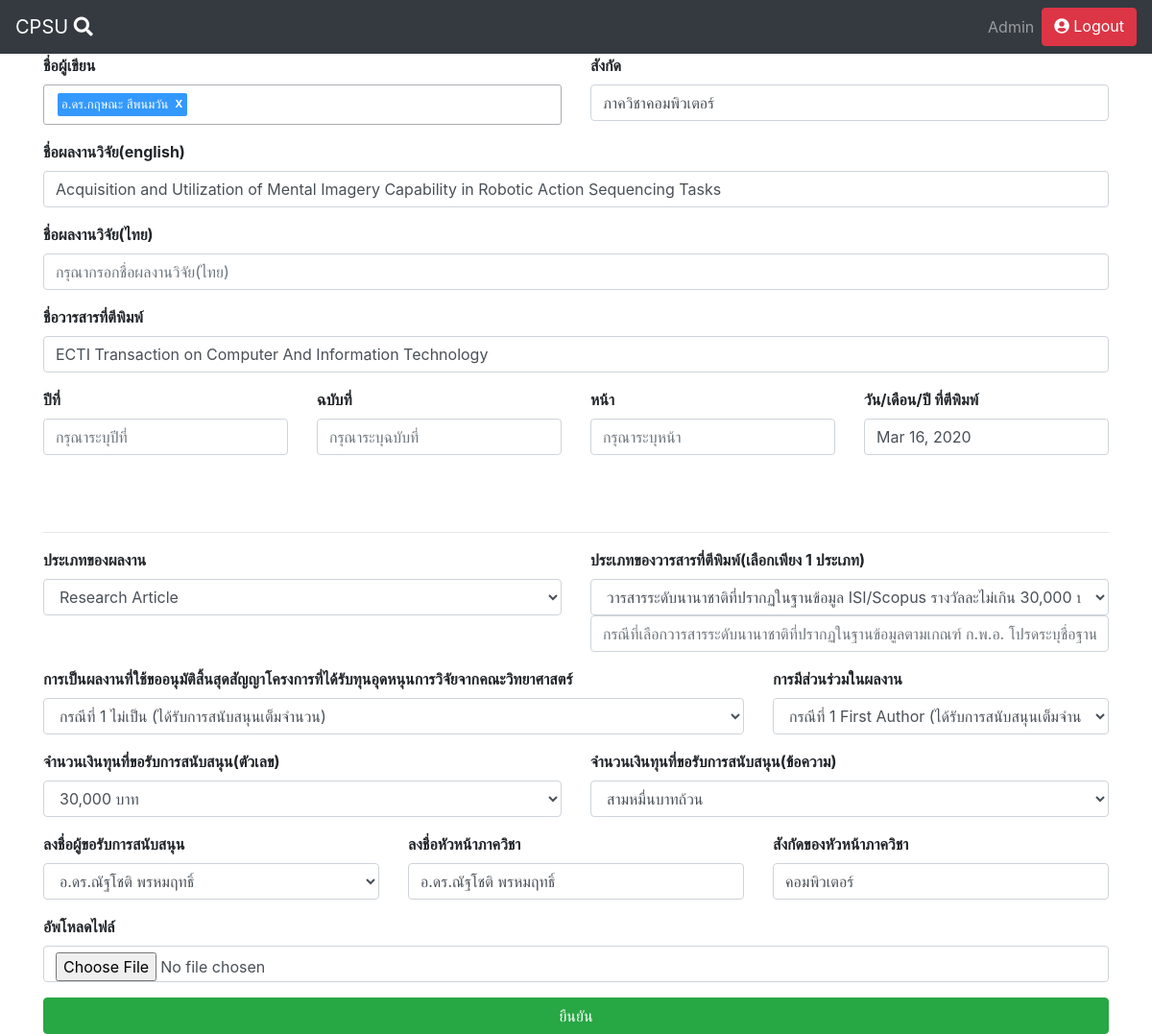
Screenshot of /admin/scholarship_journal.php/?id=6 (signed in) with the database file from the repository.
### tables this page shows
CREATE TABLE `scholarship_journal` (
  `author` varchar(255) NOT NULL,
  `department` varchar(255) NOT NULL,
  `titleTH` varchar(255) NOT NULL,
  `titleEN` varchar(255) NOT NULL,
  `journal_name` varchar(255) NOT NULL,
  `volume` varchar(255) NOT NULL,
  `number` varchar(255) NOT NULL,
  `date` varchar(255) NOT NULL,
  `type_of_document` varchar(255) NOT NULL,
  `type_of_publication` varchar(255) NOT NULL,
  `database_name` varchar(255) NOT NULL,
  `approval` varchar(255) NOT NULL,
  `participation` varchar(255) NOT NULL,
  `amount` varchar(255) NOT NULL,
  `amount_text` varchar(255) NOT NULL,
  `applicant` varchar(255) NOT NULL,
  `head_of_department` varchar(255) NOT NULL,
  `department_name` varchar(255) NOT NULL,
  `page` varchar(255) NOT NULL,
  `id` int(11) NOT NULL,
  `type` varchar(255) NOT NULL,
  `file_path` varchar(255) NOT NULL,
  `check_scholarship` varchar(255) NOT NULL
);

CREATE TABLE `teacher` (
  `teacher_code` varchar(255) NOT NULL,
  `title` varchar(255) NOT NULL,
  `name` varchar(255) NOT NULL,
  `status` varchar(255) NOT NULL,
  `position` varchar(255) NOT NULL,
  `id` int(50) NOT NULL
);

### admin/scholarship_journal.php (the view, shortened to what this page needs)
<!DOCTYPE html>
<html lang="en" dir="ltr">
  <head>
    <link rel="stylesheet" href="https://maxcdn.bootstrapcdn.com/bootstrap/4.5.0/css/bootstrap.min.css">
    <link rel="stylesheet" href="https://use.fontawesome.com/releases/v5.7.0/css/all.css">
    <link rel="stylesheet" href="http://localhost/seniorproject/fm.tagator.jquery.css">
  </head>
  <body>
    <?php require('../navbar.php');?>
    <?php
      $servername = "localhost";
      $username = "root";
      $password = "";
      $dbname = "test";
      $conn = new mysqli($servername, $username, $password, $dbname);
      $id=$_GET['id'];
      $sql = "SELECT * FROM `scholarship_journal` WHERE `id`=$id";
      $result = $conn->query($sql);
      $row = $result->fetch_assoc();
      $titleTH=$row['titleTH'];
      $titleEN=$row['titleEN'];
      $journal_name=$row['journal_name'];
      $volume=$row['volume'];
      $number=$row['number'];
      $page=$row['page'];
      $date=$row['date'];
      $sql = "SELECT * FROM `teacher` WHERE `position`='หัวหน้าภาควิชา'";
      $result = $conn->query($sql);
      $row = $result->fetch_assoc();
      $head_of_department=$row['title'].$row['name'];
      $active="Active";
      $sql = "SELECT * FROM `teacher` WHERE `status`='$active'";
      $result = $conn->query($sql);
      if ($result->num_rows > 0) {
        $teacher_name=[];
        while($row = $result->fetch_assoc())  {
          array_push($teacher_name,$row['title'].$row['name']);
        }
      }
    ?>
    <div class="container">
      <form action="scholarship_journal.php/?id=<?php echo $_GET['id']; ?>" method="post" enctype="multipart/form-data">
        <div class='row'>
          <div class="form-group col-md-6">
            <label for="author"><strong>ชื่อผู้เขียน</strong></label>
          </div>
          <div class="form-group col-md-6">
            <label for="department"><strong>สังกัด</strong></label>
            <input type="text" class="form-control" placeholder="กรุณาระบุสังกัด" name="department" value="ภาควิชาคอมพิวเตอร์">
          </div>
        </div>
          <div class="form-group">
            <label for="titleEN"><strong>ชื่อผลงานวิจัย(english)</strong></label>
            <input type="text" class="form-control" placeholder="กรุณากรอกชื่อผลงานวิจัย(english)" name="titleEN" value="<?php echo $titleEN; ?>">
          </div>
          <div class="form-group">
            <label for="titleTH"><strong>ชื่อผลงานวิจัย(ไทย)</strong></label>
            <input type="text" class="form-control" placeholder="กรุณากรอกชื่อผลงานวิจัย(ไทย)" name="titleTH" value="<?php echo $titleTH; ?>">
          </div>
          <div class="form-group">
            <label for="journal_name"><strong>ชื่อวารสารที่ตีพิมพ์</strong></label>
            <input type="text" class="form-control" placeholder="กรุณากรอกชื่อวารสารที่ตีพิมพ์" name="journal_name" value="<?php echo $journal_name; ?>">
          </div>
        <div class='row'>
          <div class="form-group col-md-3">
            <label for="volume"><strong>ปีที่</strong></label>
            <input type="text" class="form-control" placeholder="กรุณาระบุปีที่" name="volume" value="<?php echo $volume; ?>">
          </div>
          <div class="form-group col-md-3">
            <label for="number"><strong>ฉบับที่</strong></label>
            <input type="text" class="form-control" placeholder="กรุณาระบุฉบับที่" name="number" value="<?php echo $number; ?>">
          </div>
          <div class="form-group col-md-3">
            <label for="page"><strong>หน้า</strong></label>
            <input type="text" class="form-control" placeholder="กรุณาระบุหน้า" name="page" value="<?php echo $page; ?>">
          </div>
          <div class="form-group col-md-3">
            <label for="date"><strong>วัน/เดือน/ปี ที่ตีพิมพ์</strong></label>
            <input type="text" class="form-control" placeholder="กรุณากรอกวัน/เดือน/ปี ที่ตีพิมพ์" name="date" value="<?php echo $date; ?>">
          </div>
        </div>
          <br>
          <br>
          <hr>
        <div class='row'>
          <div class="form-group col-md-6">
            <label for="type_of_document"><strong>ประเภทของผลงาน</strong></label>
            <select class="form-control" name="type_of_document">
                <option value="research_article">Research Article</option>
            </select>
          </div>
          <div class="form-group col-md-6">
            <label for="type_of_publication"><strong>ประเภทของวารสารที่ตีพิมพ์(เลือกเพียง 1 ประเภท)</strong></label>
            <select class="form-control" name="type_of_publication">
                <option value="วารสารระดับนานาชาติที่ปรากฏในฐานข้อมูล ISI/Scopus รางวัลละไม่เกิน 30,000 บาท">วารสารระดับนานาชาติที่ปรากฏในฐานข้อมูล ISI/Scopus รางวัลละไม่เกิน 30,000 บาท</option>
            </select>
              <input type="text" class="form-control" placeholder="กรณีที่เลือกวารสารระดับนานาชาติที่ปรากฏในฐานข้อมูลตามเกณฑ์ ก.พ.อ. โปรดระบุชื่อฐานข้อมูล" name="database_name">
          </div>
        </div>
        <div class='row'>
          <div class="form-group  col-md-8">
            <label for="approval"><strong>การเป็นผลงานที่ใช้ขออนุมัติสิ้นสุดสัญญาโครงการที่ได้รับทุนอุดหนุนการวิจัยจากคณะวิทยาศาสตร์</strong></label>
            <select class="form-control" name="approval">
                <option value="กรณีที่ 1 ไม่เป็น (ได้รับการสนับสนุนเต็มจำนวน)">กรณีที่ 1 ไม่เป็น (ได้รับการสนับสนุนเต็มจำนวน)</option>
            </select>
          </div>
          <div class="form-group  col-md-4">
            <label for="participation"><strong>การมีส่วนร่วมในผลงาน</strong></label>
            <select class="form-control" name="participation">
                <option value="กรณีที่ 1 First Author">กรณีที่ 1 First Author (ได้รับการสนับสนุนเต็มจำนวน)</option>
            </select>
          </div>
        </div>
        <div class='row'>
          <div class="form-group col-md-6">
            <label for="amount"><strong>จำนวนเงินทุนที่ขอรับการสนับสนุน(ตัวเลข)</strong></label>
            <select class="form-control" name="amount">
                <option value="30,000">30,000 บาท</option>
            </select>
          </div>
          <div class="form-group col-md-6">
            <label for="amount_text"><strong>จำนวนเงินทุนที่ขอรับการสนับสนุน(ข้อความ)</strong></label>
            <select class="form-control" name="amount_text">
                <option value="สามหมื่นบาทถ้วน">สามหมื่นบาทถ้วน</option>
            </select>
          </div>
        </div>
        <div class='row'>
          <div class="form-group col-md-4">
            <label for="applicant"><strong>ลงชื่อผู้ขอรับการสนับสนุน</strong></label>
            <select class="form-control" name="applicant">
              <?php
                foreach ($teacher_name as $name) {
                    echo "<option value='$name'>$name</option>";
                }
              ?>
            </select>
          </div>
          <div class="form-group col-md-4">
            <label for="head_of_department"><strong>ลงชื่อหัวหน้าภาควิชา</strong></label>
            <input type="text" class="form-control" placeholder="กรุณาระบุชื่อหัวหน้าภาควิชา" name="head_of_department" value="<?php echo $head_of_department; ?>">
          </div>
          <div class="form-group col-md-4">
            <label for="department_name"><strong>สังกัดของหัวหน้าภาควิชา</strong></label>
            <input type="text" class="form-control" placeholder="กรุณากรอกภาควิชา" name="department_name" value="คอมพิวเตอร์">
          </div>
        </div>
          <div class="form-group">
            <label for="journal_file"><strong>อัพโหลดไฟล์</strong></label>
            <input type="file" class="form-control" placeholder="Upload file" name="journal_file">
          </div>
          <button type="submit" class="btn btn-success btn-block">ยืนยัน</button>
      </form>
    </div>
  </body>
</html>

### navbar.php (shortened to what this page needs)
<nav class="navbar navbar-expand-md bg-dark navbar-dark">
  <a class="navbar-brand" href="http://localhost/seniorproject/index.php">
    CPSU <i class="fas fa-search"></i>
  </a>
  <div class="collapse navbar-collapse justify-content-end" id="collapsibleNavbar">
    <div class="navbar-nav">
      <?php
      if(!isset($_SESSION["login_status"]) || $_SESSION["login_status"] == False ){
        echo '<a class="btn btn-success" href="http://localhost/seniorproject/login.php"><i class="fas fa-user-circle"></i> Login</a>';
      }
      else{
        echo '
        <ul class="navbar-nav">
          <li class="nav-item">
            <a class="nav-link" href="http://localhost/seniorproject/admin/admin.php">Admin</a>
          </li>
        </ul>
        ';
        echo '<a class="btn btn-danger" href="http://localhost/seniorproject/logout.php"><i class="fas fa-user-circle"></i> Logout</a>';
      }
      ?>
    </div>
  </div>
</nav>

### rows the page displays
scholarship_journal: titleEN "Acquisition and Utilization of Mental Imagery Capability in Robotic Action Sequencing Tasks", journal_name "ECTI Transaction on Computer And Information Technology", date "Mar 16, 2020"
teacher: head_of_department "อ.ดร.ณัฐโชติ พรหมฤทธิ์"

### other values shown
form field applicant "อ.ดร.ณัฐโชติ พรหมฤทธิ์"
